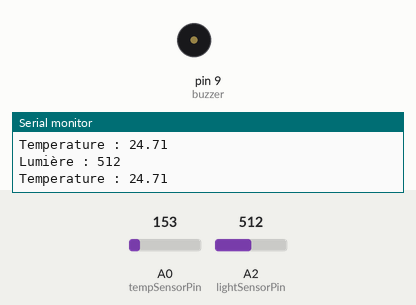
Simulated run of this sketch. Board: Arduino Uno, built with avr-gcc and run on an emulated ATmega328P. Shown: buzzer (waves = sounding), the last lines printed to the serial monitor. The test bench sets the inputs (shaded band); at power-on: A0 (tempSensorPin) = 153, A2 (lightSensorPin) = 512.

Above: at 1.2 s.
1.3 s: A0 (tempSensorPin) set to 174
At 2.1 s:
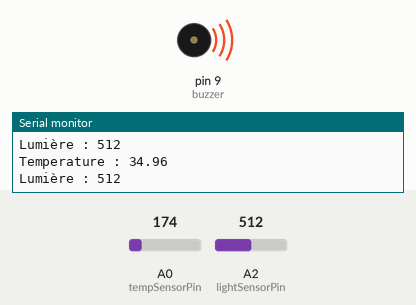
4.3 s: A0 (tempSensorPin) set to 133
At 5.0 s:
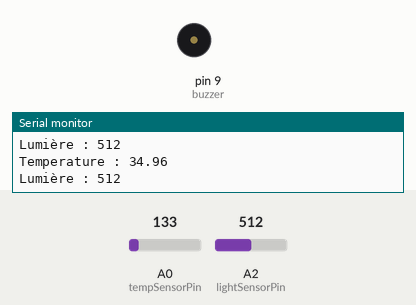
5.8 s: A2 (lightSensorPin) set to 11
7.3 s: A2 (lightSensorPin) set to 8
8.8 s: A0 (tempSensorPin) set to 165
At 9.5 s:
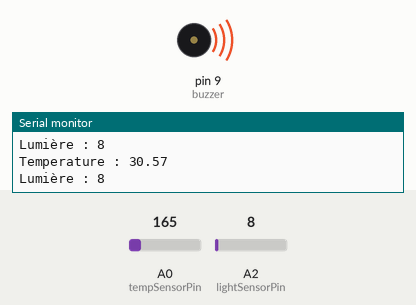
Timing chart, 0 to 12.8 s (numbered marks = the images above; inputs shaded):
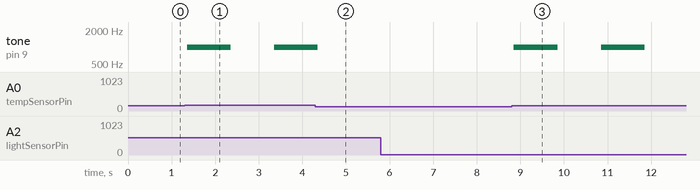

The sketch:

TestScenario.ino
```cpp
const int tempSensorPin = A0; //temperatureSensor
const int lightSensorPin = A2;
const int buzzer = 9; //buzzer to arduino pin 9
//int readingLight = 0;
float tempSeuil = 30;
float lightSeuil = 100;

void setup() {
  Serial.begin(9600); // open a serial port
  pinMode(buzzer, OUTPUT); // Set buzzer - pin 9 as an output
}

void loop() {
  // Reading Temperature
    int readingTemp = analogRead(tempSensorPin);
    float voltage = readingTemp * 5.0;
    voltage /= 1024.0;
    float temperatureC = (voltage - 0.5) * 100 ;
    Serial.print("Temperature : ");
    Serial.println(temperatureC);

  // Reading Light
      int readingLight = analogRead(lightSensorPin);
      //voltage /= 1024.0;
      Serial.print("Lumière : ");
      Serial.println(readingLight);

  // Conditions
    if( temperatureC > tempSeuil  ) //
    {
      alarm();
    }
}

void alarm(){ // Alarm manager

tone(buzzer, 1000); // Send 1KHz sound signal...
  delay(1000);        // ...for 1 sec
  noTone(buzzer);     // Stop sound...
  delay(1000);        // ...for 1sec
  }
```

Measured:
- the behaviour switches between 163 and 164 on A0 (tempSensorPin) (found by bisection; images 0 and 1)
- after the input at 1.3 s, tone on pin 9 (buzzer): silent → 1000 Hz after 0.06 s, → silent 1.0 s later, → 1000 Hz 1.0 s later
- after the input at 4.3 s, tone on pin 9 (buzzer): goes on until 4.4 s, then stays silent
- after the input at 8.8 s, tone on pin 9 (buzzer): alternates 1000 Hz for 1.0 s and silent for 1.0 s, starting after 0.05 s
